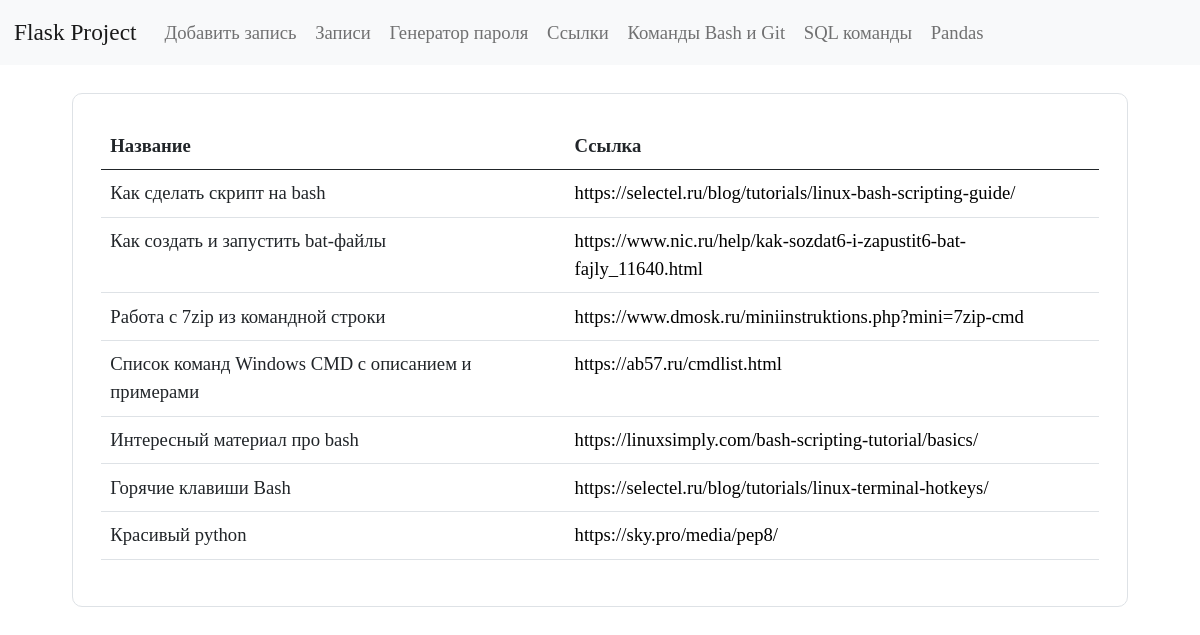
The app's page /links, older data.
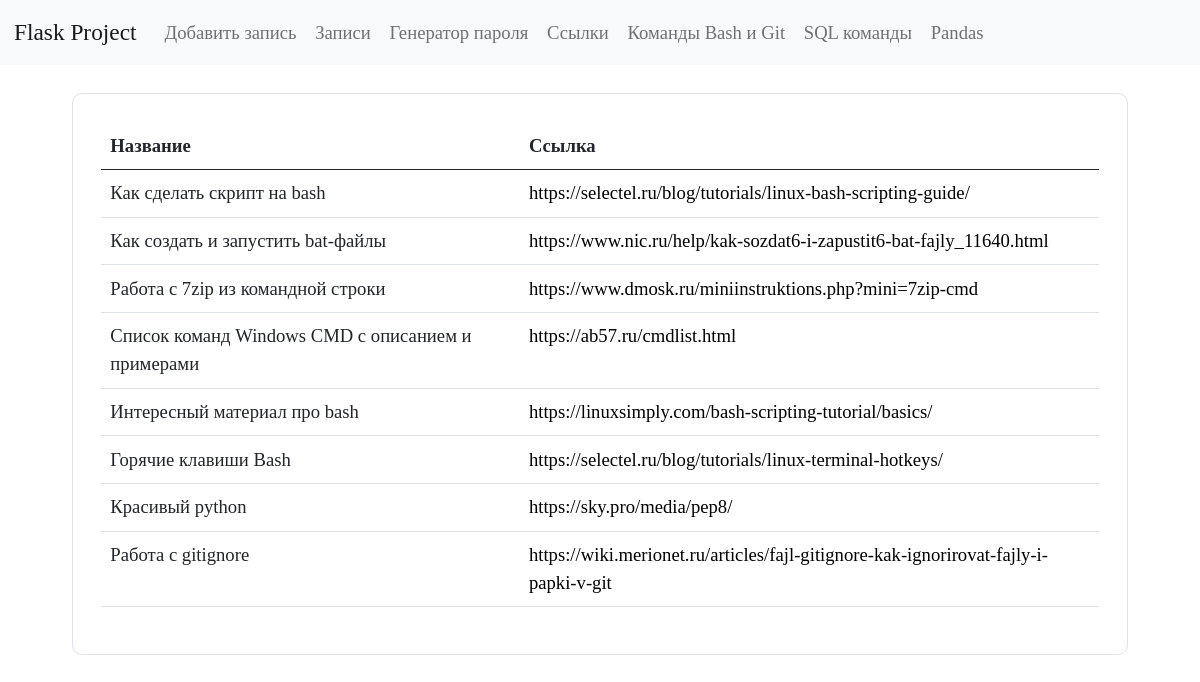
The same page, newer data.
### tables this page shows
CREATE TABLE links (
    id INTEGER PRIMARY KEY AUTOINCREMENT,
    name TEXT NOT NULL,
    link TEXT NOT NULL
  );

### app.py (the view)
@app.route("/links")
def links():
    conn = get_db_connection()
    links = conn.execute("SELECT * FROM links").fetchall()
    conn.close()
    return render_template("links.html", links=links)

### app.py (called while the page is built)
def get_db_connection():
    conn = sqlite3.connect("database.db")
    conn.row_factory = sqlite3.Row
    return conn

### templates/links.html (shortened to what this page needs)
{% extends "base.html" %}
{% block content %}
<div class="bd-example">
  <table class="table">
    <thead>
      <tr>
        <th scope="col">Название</th>
        <th scope="col">Ссылка</th>
      </tr>
    </thead>
    <tbody>
    {% for links in links %}
      <tr>
        <td>{{ links['name'] }}</td>
        <td><a href="{{ links['link'] }}" target="_blank">{{ links['link'] }}</a></td>
      </tr>
    {% endfor %}
    </tbody>
  </table>
</div>
{% endblock %}

### templates/base.html (shortened to what this page needs)
<!doctype html>
<html>
   <head>
      <link href="https://cdn.jsdelivr.net/npm/bootstrap@5.0.2/dist/css/bootstrap.min.css" rel="stylesheet">
      <link href="{{ url_for('static', filename='styles.css') }}" rel="stylesheet">
   </head>
   <body>
      {% include 'navbar.html' %}
      <main class="container">
         {% block content %}
         {% endblock %}
      </main>
   </body>
</html>

### templates/navbar.html (shortened to what this page needs)
<nav class="navbar navbar-expand-lg navbar-light bg-light">
   <div class="container-fluid">
      <a class="navbar-brand" href="{{ url_for('index') }}">Flask Project</a>
     <div class="collapse navbar-collapse" id="navbarNavAltMarkup">
       <div class="navbar-nav">
         <a class="nav-link" href="{{ url_for('new_post') }}">Добавить запись</a>
         <a class="nav-link" href="{{ url_for('posts') }}">Записи</a>
         <a class="nav-link" href="{{ url_for('password') }}">Генератор пароля</a>
         <a class="nav-link" href="{{ url_for('links') }}">Ссылки</a>
         <a class="nav-link" href="{{ url_for('git_and_bashes') }}">Команды Bash и Git</a>
         <a class="nav-link" href="{{ url_for('sql') }}">SQL команды</a>
         <a class="nav-link" href="{{ url_for('pandas_commands') }}">Pandas</a>
       </div>
     </div>
   </div>
</nav>

### static/styles.css (style rules this page uses)
* { font-family: Bahnschrift; font-size: 14pt; }
.nav-link { padding: 0; }
a { color: black; text-decoration: none; }
.bd-example { padding: 1.5rem; margin: 1.5rem; border-radius: 10px; border: solid #dee2e6 1px; }

Row changes from the older to the newer data that the page shows:
added links: name "Работа с gitignore", link "https://wiki.merionet.ru/articles/fajl-gitignore-kak-ignorirovat-fajly-i-papki-v-git"
